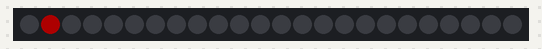
Bench run of a sketch on a simulated Arduino Uno, built with avr-gcc and run on an emulated ATmega328P. Parts: 24 RGB LEDs in strip order, left to right. Dim RGB values are drawn brighter than linear.

Above: at 0.15 s.
At 8.03 s:
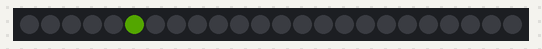
At 13.94 s:
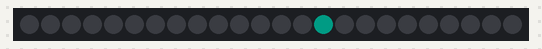
At 19.84 s:
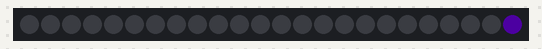
At 30.1 s:
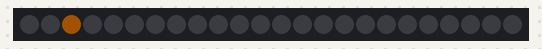
At 39.84 s:
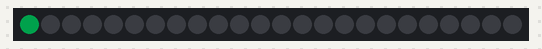

The sketch:

fastLedExample.ino
```cpp
//////////////////////////////////////
// If using Fast Led
#include "FastLED.h"

FASTLED_USING_NAMESPACE

#define DATA_PIN 6
//#define CLK_PIN   4
#define LED_TYPE WS2812
#define COLOR_ORDER GRB
#define NUM_LEDS 24

CRGB leds[NUM_LEDS];
//byte ledIndex[NUM_LEDS] = {0, 1, 2, 3};

#define BRIGHTNESS 50  // 0-255
#define FRAMES_PER_SECOND 120

byte pIndex;
byte color = 0;

void setup() {

  Serial.begin(115200);

  //FAST LED
  FastLED.addLeds<LED_TYPE, DATA_PIN, COLOR_ORDER>(leds, NUM_LEDS).setCorrection(TypicalLEDStrip);

  // set master brightness control
  FastLED.setBrightness(BRIGHTNESS);

  for (int i = 0; i < NUM_LEDS; i++) {

    byte tempHue = 128;  // 0-255

    //leds[i].setHue(tempHue);
    leds[i] = CRGB::Black;
  }

  // FastLED.show();
}

void loop() {

  for (int i = 0; i < NUM_LEDS; i++) {

    byte tempHue = 10;

    leds[i].setHue(color++);
    FastLED.show();
    leds[pIndex] = CRGB::Black;
    FastLED.show();
    //    // insert a delay to keep the framerate modest
    //    FastLED.delay(1000 / FRAMES_PER_SECOND);

    delay(100);

    pIndex = i;
  }


  // ONE HUE FOR ALL
  //  for (int i = 0; i < NUM_LEDS; i++) {
  //
  //    byte tempHue = map(analogRead(A0), 0, 1023, 0, 255);
  //
  //    leds[i].setHue(tempHue);
  //
  //    FastLED.show();
  //    Serial.print("HUE = ");
  //    Serial.println(tempHue);
  //
  //  }
}
```
